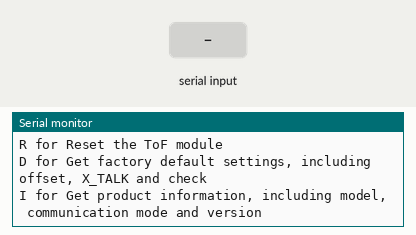
This sketch was run on a simulated ESP32. On the bench: the last lines printed to the serial monitor. Inputs (shaded band) come from the test bench.

Above: at 1.4 s.
1.5 s: "H" received over Serial
3.0 s: "h" received over Serial
4.5 s: "M" received over Serial
At 5.2 s:
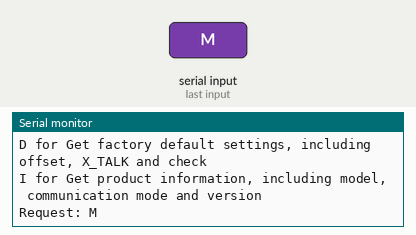
6.0 s: "m" received over Serial
At 6.3 s:
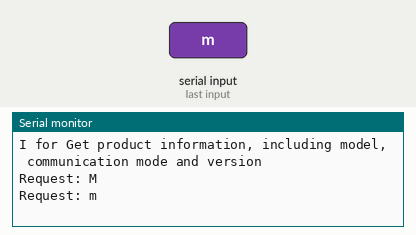
7.5 s: "C" received over Serial
At 8.7 s:
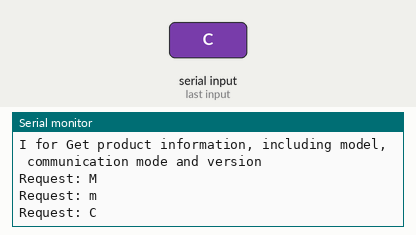
9.0 s: "c" received over Serial
At 9.8 s:
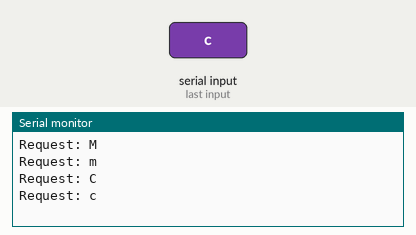

The sketch:

TF-LC02-LIDAR.ino
```cpp
/*
  Software serial to connect to the Evelta TF-LC02 LiDAR unit.

  The processing in this code is based on the TF-LC02 Product Manual:
       https://evelta.com/content/datasheets/BP-UM-TF-LC02%20A01%20User%20Manual-EN.pdf
  It has been tested using a 3.3V TF-LC02 and an ESP32-WROOM-DA Module.

  Hal Breidenbach
  Ann Arbor, MI

  Co

 */


#define MSG_END 0xFA
#define MEASURE 0x81
#define CROSSTALK 0x82
#define OFFSET 0x83
#define RESET 0x84
#define GET_FACTORY 0x85
#define GET_PRODUCT 0x86

#define LINE_FEED 0x0A
#define CARRIAGE_RETURN 0x0D

#define RXD2 16
#define TXD2 17

int chipSelPin = 5;   // chip select

struct LiDAR_msg {
  char ID[2] = {0x55, 0xAA};
  char action;
  char length;
  char data[29];

};

void setup()
{
  // Open serial communications and wait for port to open:
  Serial.begin(115200);
  Serial2.begin(115200);
  while (!Serial) {
    ; // wait for serial port to connect. Needed for Native USB only
  }

  digitalWrite(chipSelPin, LOW);  //  always selected, one device only

  Serial.println("Ready");
  print_menu();
  delay(200);    // time for TF-LC02 to wake up after power on
}

void loop() // run over and over
{
  if (Serial.available()){
    char in = Serial.read();
    if ((in != LINE_FEED) && (in != CARRIAGE_RETURN)){
      do_console(in);
    }
  }
}

/*
  Decode the command from the console.
*/
void do_console(char c){
  LiDAR_msg cmnd;
  bool result = true;
  Serial.printf("Request: %c \n\r", c);
  switch(c){
    case 'H':
    case 'h':
      print_menu();
      result = false;
    break;
    case 'M':
    case 'm':
      cmnd.action = MEASURE;
      break;
    case 'C':
    case 'c':
      cmnd.action = CROSSTALK;
      break;
    case 'O':
    case 'o':
      cmnd.action = OFFSET;
    break;
    case 'R':
    case 'r':
      cmnd.action = RESET;
      break;
    case 'D':
    case 'd':
      cmnd.action = GET_FACTORY;
      break;
    case 'I':
    case 'i':
      cmnd.action = GET_PRODUCT;
      break;
    default:
      print_menu();
      result = false;
  }
  if (result){
    cmnd.length = 0;
    cmnd.data[0] = MSG_END;
    sendData(cmnd);
    delay(100);  // wait for processing
    receiveData(cmnd);
    parseResponse(cmnd);
  }
}

/*
  Send data to TF-LC02
*/
void sendData(LiDAR_msg & msg){
  Serial2.print(msg.ID[0]);
  Serial2.print(msg.ID[1]);
  Serial2.print(msg.action);
  Serial2.print(msg.length);
  for (int ndx = 0; ndx <= msg.length; ndx++){
    Serial2.print(msg.data[ndx]);
    }
  displayMsg(msg);
}

/*
  Display message hex values, uncomment body for diagnotic purposes
*/
void displayMsg(LiDAR_msg msg){
  /*
  Serial.printf("ID0 %x  ", msg.ID[0]);
  Serial.printf("ID1 %x  ", msg.ID[1]);
  Serial.printf("Action %x  ", msg.action);
  Serial.printf("Len %x  ", msg.length);
  for (int ndx = 0; ndx <= msg.length; ndx++){
    Serial.printf(" %x ", msg.data[ndx]);
  }
  Serial.println(" ");
  */
}
/*
  Get the response from the TF-LC02
*/
void receiveData(LiDAR_msg & resp){
  resp.ID[0] = Serial2.read();
  resp.ID[1] = Serial2.read();
  resp.action = Serial2.read();
  resp.length = Serial2.read();
  if (resp.length < 30){
    for (int ndx = 0; ndx <= resp.length; ndx++){
      resp.data[ndx] = Serial2.read();
      }
  }
  displayMsg(resp);
}

/*
  Display the response from the TF-LC02
*/
void parseResponse(LiDAR_msg resp){
  switch (resp.action){
    case MEASURE:
      word dist;
      dist = ((resp.data[0] << 8) + resp.data[1]);
      Serial.printf("Measure -- %d mm  ", dist);
      if (resp.data[2] > 0){
        printErrors(resp.data[2]);
      }
      else {
        Serial.println("  Valid result.");
      }

      break;
    case CROSSTALK:
      Serial.printf("Crosstalk: 0x%02x%02x \n\r", resp.data[2], resp.data[1]);
      if (resp.data[0] > 0){
        printErrors(resp.data[0]);
      }
      break;
    case OFFSET:
      Serial.printf("Offset correction -- Offset Short 1: 0x%02x, Offset Short 2: 0x%02x \n\r", resp.data[1], resp.data[2]);
      Serial.printf("                     Offset Long 1:  0x%02x, Offset Long 2:  0x%02x \n\r", resp.data[3], resp.data[4]);
      if (resp.data[0] > 0){
        printErrors(resp.data[0]);
      }
      break;
    case RESET:
      Serial.println("Module reset.");
      break;
    case GET_FACTORY:
      Serial.printf("Factory settings -- Offset Short 1: 0x%02x, Offset Short 2: 0x%02x \n\r", resp.data[0], resp.data[1]);
      Serial.printf("                    Offset Long 1:  0x%02x, Offset Long 2:  0x%02x \n\r", resp.data[2], resp.data[3]);
      Serial.printf("                    Crosstalk: 0x%02x%02x \n\r", resp.data[5], resp.data[4]);
      Serial.print("                    ");
      Serial.printf(getCalibrationResults(resp.data[6]));
      Serial.println(" ");
      break;
    case GET_PRODUCT:
      Serial.print("Product information -- product code: ");
      if (resp.data[0] == 0x02){
        Serial.print("gp2ap02vt");
      }
      else {
        Serial.print("gp2ap03vt");
      }
      Serial.print("  communication type: ");
      switch (resp.data[1]){
        case 'A':
          Serial.print("both UART and I2C  ");
        break;
        case 'I':
          Serial.print("I2C  ");
        break;
        case 'U':
          Serial.print("UART  ");
        break;
        default:
          Serial.print("error  ");
      }
      Serial.printf(" software level: %d", resp.data[2]);
      Serial.println(" ");
    break;
  }
}
/*
  Display the menu choices
*/
void print_menu() {
  Serial.println(" ");
  Serial.println("H for this menu");
  Serial.println("M for Measurement");
  Serial.println("C for Crosstalk correction and correction result");
  Serial.println("O for Offset correction and correction result");
  Serial.println("R for Reset the ToF module");
  Serial.println("D for Get factory default settings, including offset, X_TALK and check");
  Serial.println("I for Get product information, including model, communication mode and version");
}

/*
  Print error messages
  */

void printErrors(int errors){
  int err = 0x01;
  for (int ndx = 0; ndx < 8; ndx++){
    if (err & errors){
      Serial.print("  ");
      Serial.printf(getError(err));
      Serial.println(" ");
    }
    err <<= 1;
  }
}

/*
  Get measure error message
  */
char* getError(char err){
  switch (err){
    case 0x00:
      return("No errors.");
    case 0x01:
      return("VCSEL is short-circuited.");
    case 0x02:
      return("Amount of reflected light obtained from the detected object is small.\0");
    case 0x04:
      return("Ratio of reflected light from the detected object and disturbance light is small.");
    case 0x08:
      return("Disturbance light is large.\0");
    case 0x10:
      return("Wrapping error.\0");
    case 0x20:
      return("Internal calculation error.\0");
    case 0x80:
      return("Crosstalk from the panel is large.\0");
    default:
      return("Unknown error.  Module reset might help.");
  }
}

/*
  Get Calibration Results
*/

char* getCalibrationResults(char result){
  switch (result){
    case 1:
      return("Unchecked.");
    case 2:
      return("Crosstalk checked.");
    case 3:
      return("Offset checked.");
    case 4:
      return("Full checked.");
    default:
      return("Invalid value");
  }
}
```

Measured:
- after the input at 4.5 s, the serial monitor: prints a new line at once (image 1)
- after the input at 6.0 s, the serial monitor: prints a new line at once (image 2)
- after the input at 7.5 s, the serial monitor: prints a new line at once (image 3)
- after the input at 9.0 s, the serial monitor: prints a new line at once (image 4)
